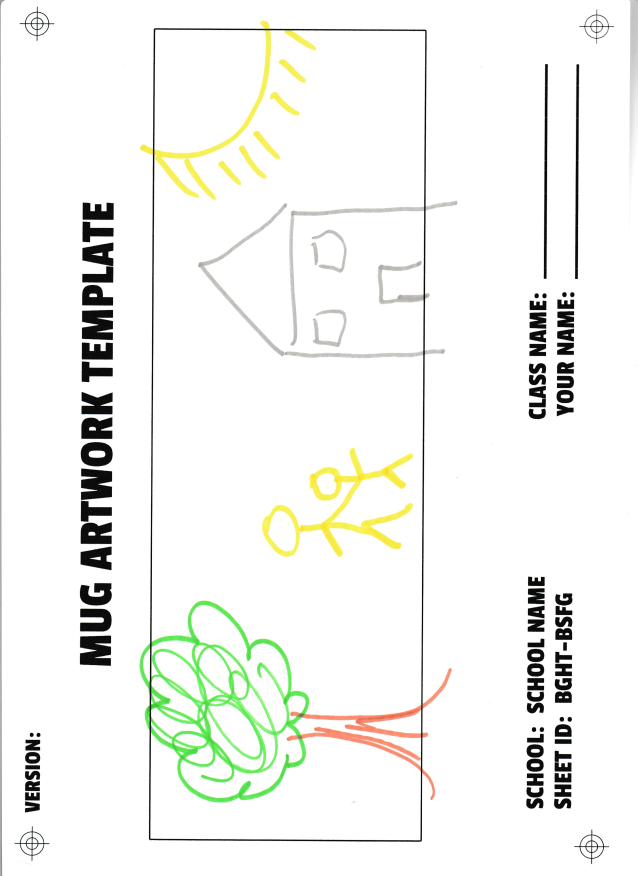
#> input picture prerp_for_print/2.jpeg, 2550 x 3504 px, found by its file name (shown at 1/4 size)
$ python balance.py   (older library calls are emulated)
#> lines starting #> are read from the running program, lines starting #| are printed output that depends on the picture; after the words box and inside, x2 and y2 are one past the last pixel; in counts of white or black regions, pixels touching at a corner belong together; long printed decimals are rounded
# Document image orientation correction
# #This approach is based on text orientation

# #Assumption: Document image contains all text in same orientation

import cv2
import numpy as np

debug = True

#Display image
# [9 lines left out: function display, not called in this run]

#rotate the image with given theta value
def rotate(img, theta):
    rows, cols = img.shape[0], img.shape[1]
    image_center = (cols/2, rows/2)

    M = cv2.getRotationMatrix2D(image_center,theta,1)

    abs_cos = abs(M[0,0])
    abs_sin = abs(M[0,1])

    bound_w = int(rows * abs_sin + cols * abs_cos)
    bound_h = int(rows * abs_cos + cols * abs_sin)

    M[0, 2] += bound_w/2 - image_center[0]
    M[1, 2] += bound_h/2 - image_center[1]

    # rotate orignal image to show transformation
    rotated = cv2.warpAffine(img,M,(bound_w,bound_h),borderValue=(255,255,255))
    return rotated


def slope(x1, y1, x2, y2):
    if x1 == x2:
        return 0
    slope = (y2-y1)/(x2-x1)
    theta = np.rad2deg(np.arctan(slope))
    return theta


def main(filePath):
#> called with filePath = '2.jpeg'
    img = cv2.imread(filePath)
#> img is the input picture: shape (3504, 2550, 3); mean B, G, R 240.1, 243.9, 242.7
    textImg = img.copy()

    small = cv2.cvtColor(textImg, cv2.COLOR_BGR2GRAY)
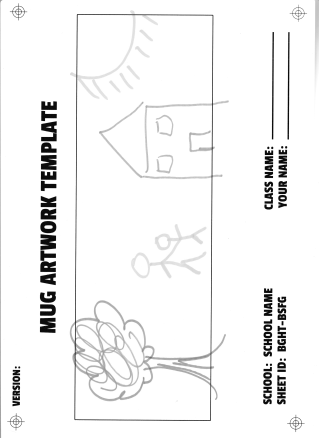
#> small: shape (3504, 2550) (shown at 1/8 size); min 0, max 255, mean 243.1

    #find the gradient map
    kernel = cv2.getStructuringElement(cv2.MORPH_ELLIPSE, (3, 3))
    grad = cv2.morphologyEx(small, cv2.MORPH_GRADIENT, kernel)
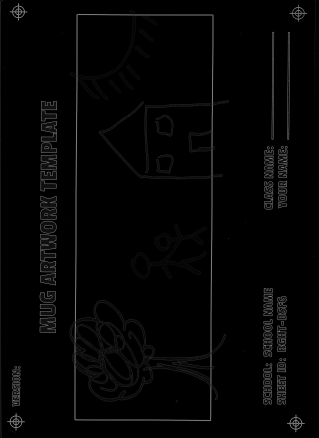
#> grad: shape (3504, 2550) (shown at 1/8 size); min 0, max 255, mean 4.2

    # display(grad)

    #Binarize the gradient image
    _, bw = cv2.threshold(grad, 0.0, 255.0, cv2.THRESH_BINARY | cv2.THRESH_OTSU)
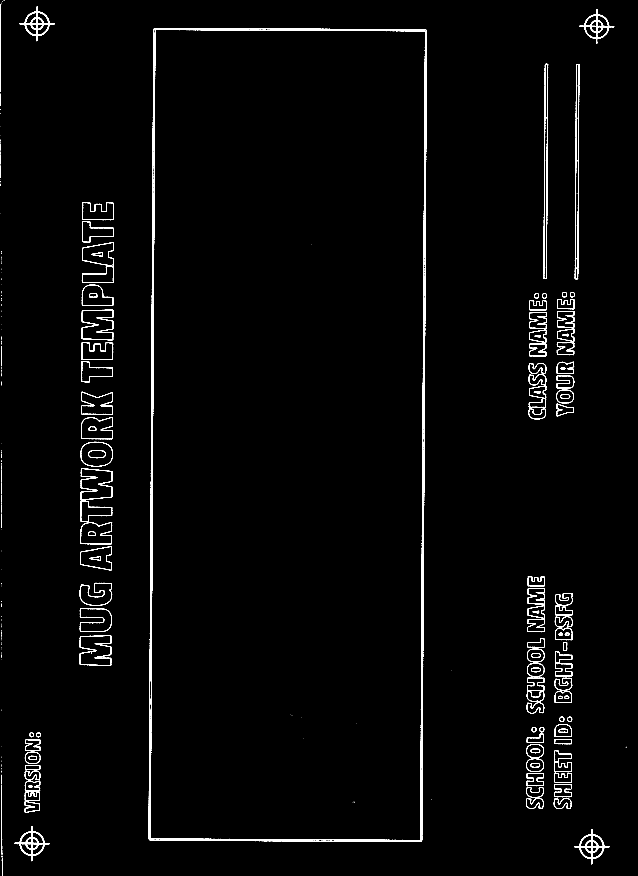
#> bw: shape (3504, 2550) (shown at 1/4 size); 1.4% white in thin lines or dots
    # display(bw)

    #connect horizontally oriented regions
    #kernal value (9,1) can be changed to improved the text detection
    kernel = cv2.getStructuringElement(cv2.MORPH_RECT, (9, 1))
    connected = cv2.morphologyEx(bw, cv2.MORPH_CLOSE, kernel)
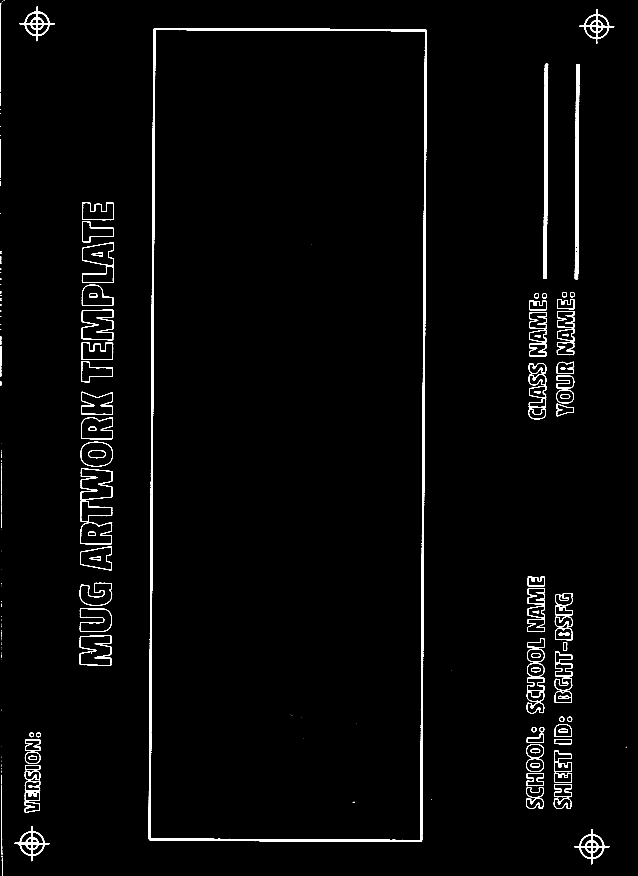
#> connected: shape (3504, 2550) (shown at 1/4 size); 1.8% white; 246 white regions (105 under 20 px)
    # display(connected)

    # using RETR_EXTERNAL instead of RETR_CCOMP
    # _ , contours, hierarchy = cv2.findContours(connected.copy(), cv2.RETR_EXTERNAL, cv2.CHAIN_APPROX_NONE)
    contours, hierarchy = cv2.findContours(connected.copy(), cv2.RETR_EXTERNAL, cv2.CHAIN_APPROX_NONE) #opencv >= 4.0
#> contours = 218 contours, 112 with area under 20; largest, box (x1, y1, x2, y2) and area: (594, 112, 1708, 3368) 3550267, (327, 969, 455, 1132) 14003, (318, 2541, 446, 2664) 13196, (326, 1239, 453, 1361) 13157, (323, 1873, 450, 2001) 12978


    mask = np.zeros(bw.shape, dtype=np.uint8)
    #display(mask)
    #cumulative theta value
    cummTheta = 0
    #number of detected text regions
    ct = 0
    for idx in range(len(contours)):
        x, y, w, h = cv2.boundingRect(contours[idx])
        mask[y:y+h, x:x+w] = 0
        #fill the contour
        cv2.drawContours(mask, contours, idx, (255, 255, 255), -1)
        #display(mask)
        #ratio of non-zero pixels in the filled region
        r = float(cv2.countNonZero(mask[y:y+h, x:x+w])) / (w * h)

        #assume at least 45% of the area is filled if it contains text
        if r > 0.45 and w > 8 and h > 8:
            #cv2.rectangle(textImg, (x1, y), (x+w-1, y+h-1), (0, 255, 0), 2)

            rect = cv2.minAreaRect(contours[idx])
            box = cv2.boxPoints(rect)
            box = np.int0(box)
            cv2.drawContours(textImg,[box],0,(0,0,255),2)

            #we can filter theta as outlier based on other theta values
            #this will help in excluding the rare text region with different orientation from ususla value
            theta = slope(box[0][0], box[0][1], box[1][0], box[1][1])
            cummTheta += theta
            ct +=1
#> this loop made 218 passes
#> (x, y, w, h, r, rect, box) on passes 5, 7, 8: (99, 3205, 61, 46, 0.736, ((129, 3227.5), (45, 60), -90), [[159, 3250], [99, 3250], [99, 3205], [159, 3205]]), (2215, 3192, 71, 44, 0.766, ((2250, 3213.5), (70.32, 42.51), -1.51), [[2215, 3235], [2214, 3193], [2284, 3191], [2285, 3233]]), (2104, 3192, 71, 44, 0.761, ((2139, 3213.5), (70.06, 42.1), -2.86), [[2105, 3236], [2102, 3194], [2172, 3190], [2175, 3232]])
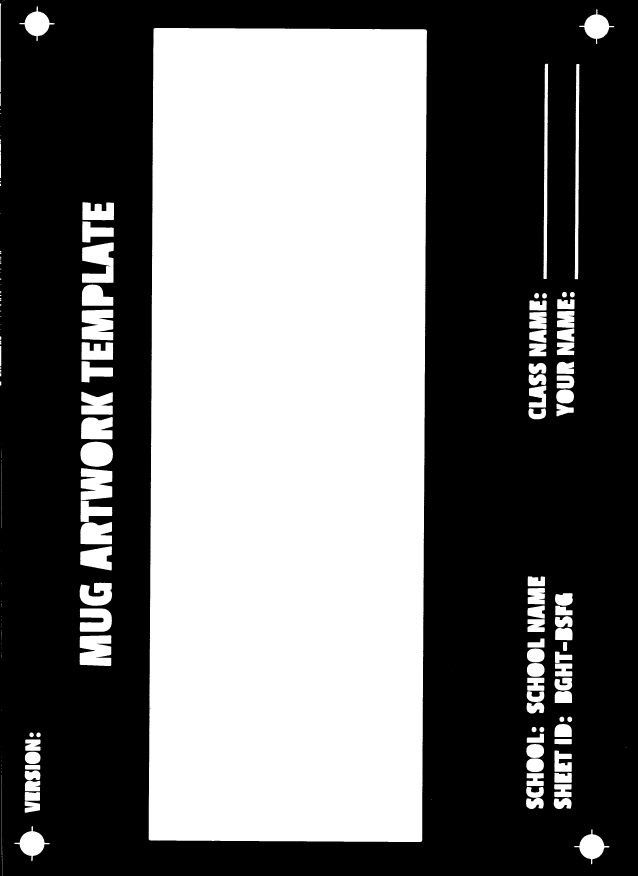
#> mask: shape (3504, 2550) (shown at 1/4 size); 43.9% white; 218 white regions (96 under 20 px), largest, box (x1, y1, x2, y2) and area: (594, 112, 1708, 3368) 3554607, (327, 970, 455, 1132) 14386, (318, 2541, 446, 2664) 13588
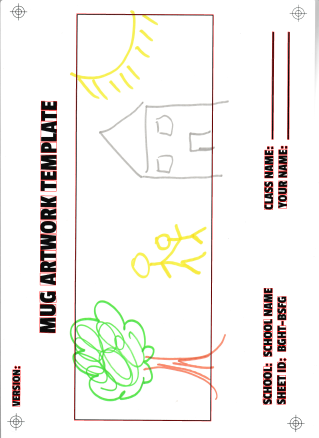
#> textImg: shape (3504, 2550, 3) (shown at 1/8 size); mean B, G, R 237.6, 241.3, 243
            #print("Theta", theta)

    #find the average of all cumulative theta value
    orientation = cummTheta/ct
    print("Image orientation in degress: ", orientation)
#| Image orientation in degress:  11.633
    finalImage = rotate(img, orientation)
#> in rotate, `rotated = cv2.warpAffine(img,M,(bound_w,bound_h),borderValue=(255,255,..`:
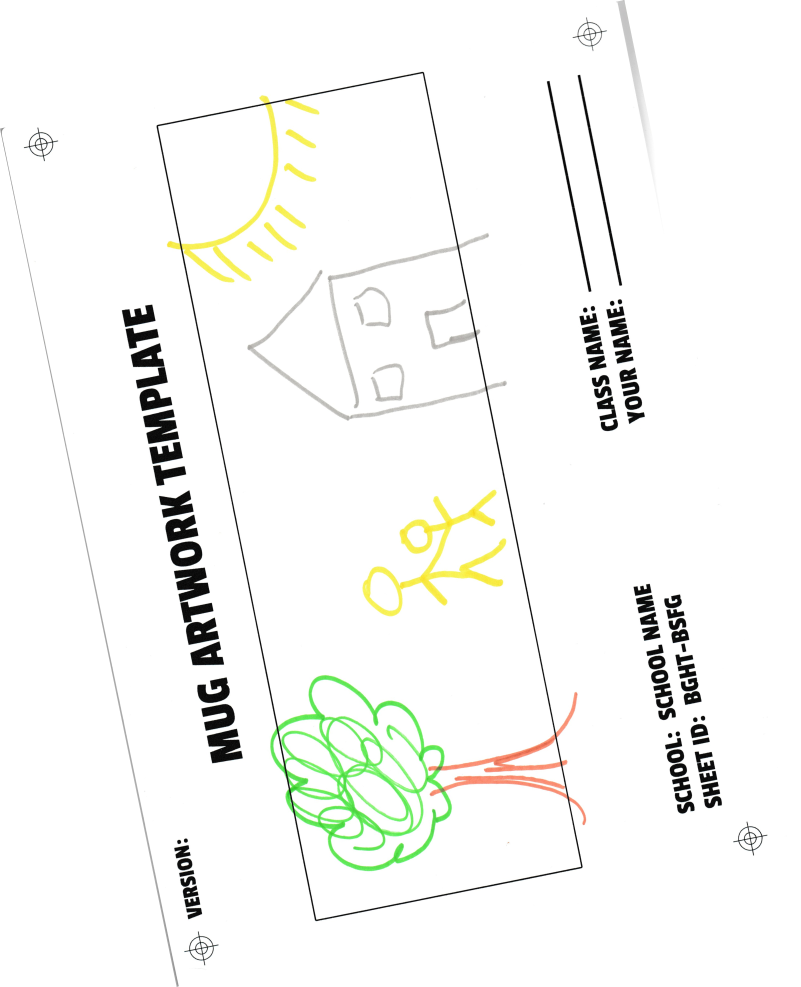
#> rotated: shape (3946, 3204, 3) (shown at 1/4 size); mean B, G, R 244.5, 247.1, 246.3
    # display(textImg, "Detectd Text minimum bounding box")
    # display(finalImage, "Deskewed Image")
    cv2.imwrite('samp_balanced.jpg', finalImage)


if __name__ == "__main__":
    filePath = '2.jpeg'
    main(filePath)

$ run again, with prerp_for_print/1.jpeg copied over prerp_for_print/2.jpeg
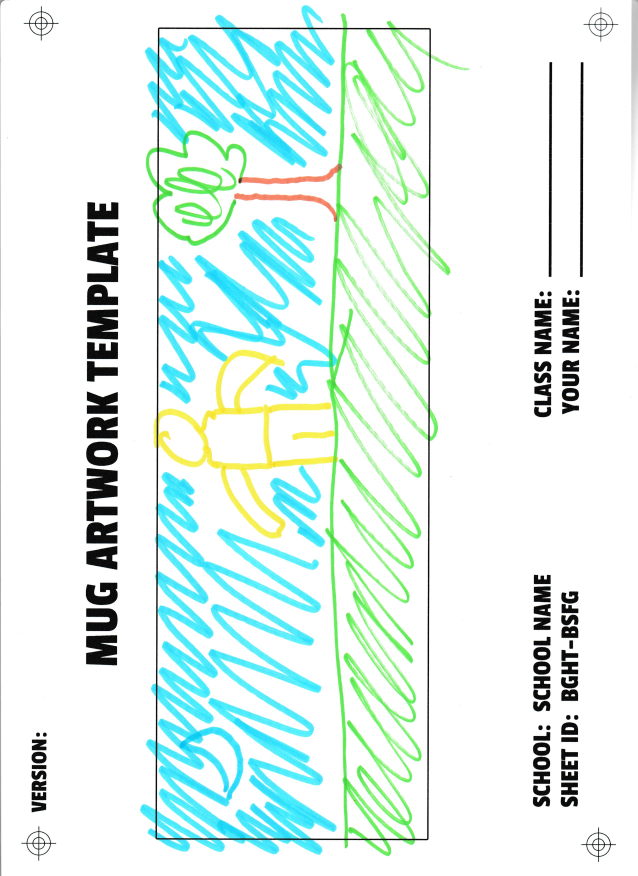
#> input picture prerp_for_print/1.jpeg, 2550 x 3504 px, found by its file name (shown at 1/4 size)
#> in main, img is the input picture: shape (3504, 2550, 3); mean B, G, R 237.8, 242.3, 225.4
#> in main, `_, bw = cv2.threshold(grad, 0.0, 255.0, cv2.THRESH_BINARY | cv2.THRESH..`:
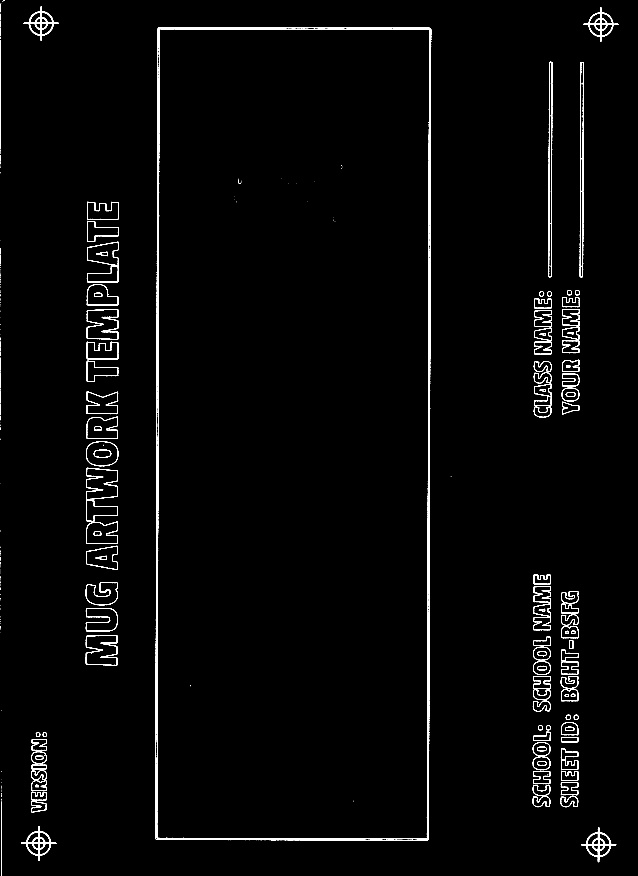
#> bw: shape (3504, 2550) (shown at 1/4 size); 1.4% white in thin lines or dots
#> connected: shape (3504, 2550); 1.8% white; 266 white regions (120 under 20 px)
#> contours = 220 contours, 108 with area under 20; largest, box (x1, y1, x2, y2) and area: (621, 109, 1725, 3363) 3552124, (347, 967, 474, 1130) 14030, (343, 2540, 470, 2662) 13128, (347, 1236, 473, 1359) 13119, (345, 1871, 472, 1999) 12970
#> the loop in main, `for idx in range(len(contours)):` made 220 passes
#> (x, y, w, h, r, rect, box) on passes 4, 7, 8: (125, 3204, 61, 46, 0.732, ((155, 3226.5), (45, 60), -90), [[185, 3249], [125, 3249], [125, 3204], [185, 3204]]), (2242, 3185, 71, 44, 0.759, ((2277, 3206.5), (70.4, 42.07), -2.79), [[2242, 3229], [2240, 3187], [2311, 3183], [2313, 3225]]), (2130, 3184, 71, 45, 0.753, ((2165.1, 3206), (70.34, 42.88), -2.66), [[2130, 3229], [2128, 3186], [2199, 3182], [2201, 3225]])
#| Image orientation in degress:  7.960
#> in rotate, `rotated = cv2.warpAffine(img,M,(bound_w,bound_h),borderValue=(255,255,..`:
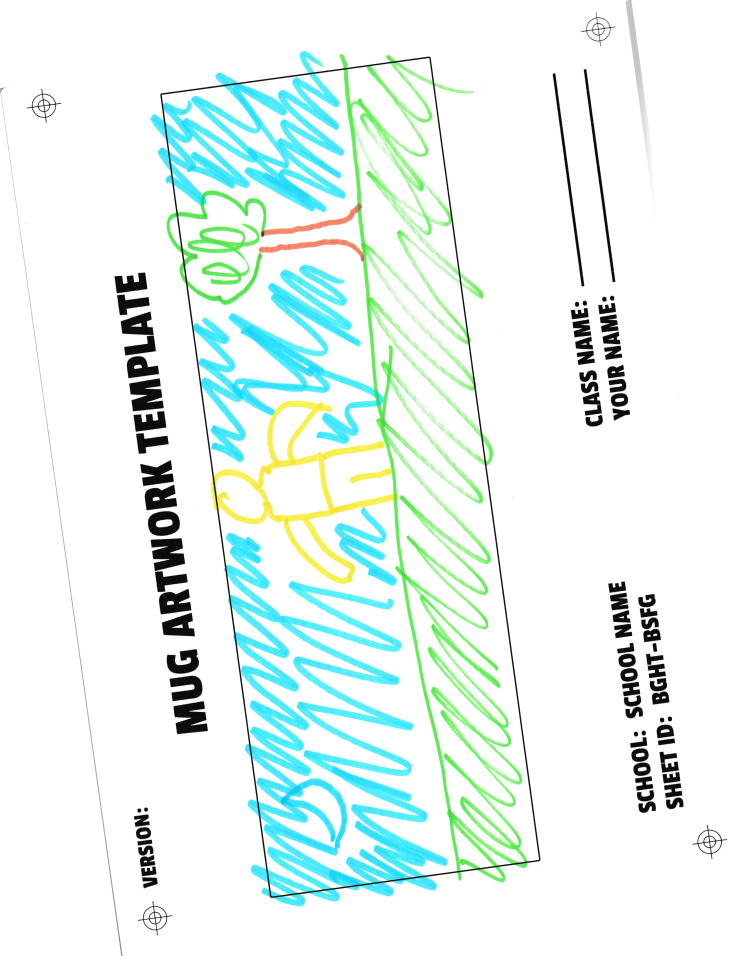
#> rotated: shape (3823, 3010, 3) (shown at 1/4 size); mean B, G, R 241.6, 245.2, 232

$ run again, with prerp_for_print/3.jpeg copied over prerp_for_print/2.jpeg
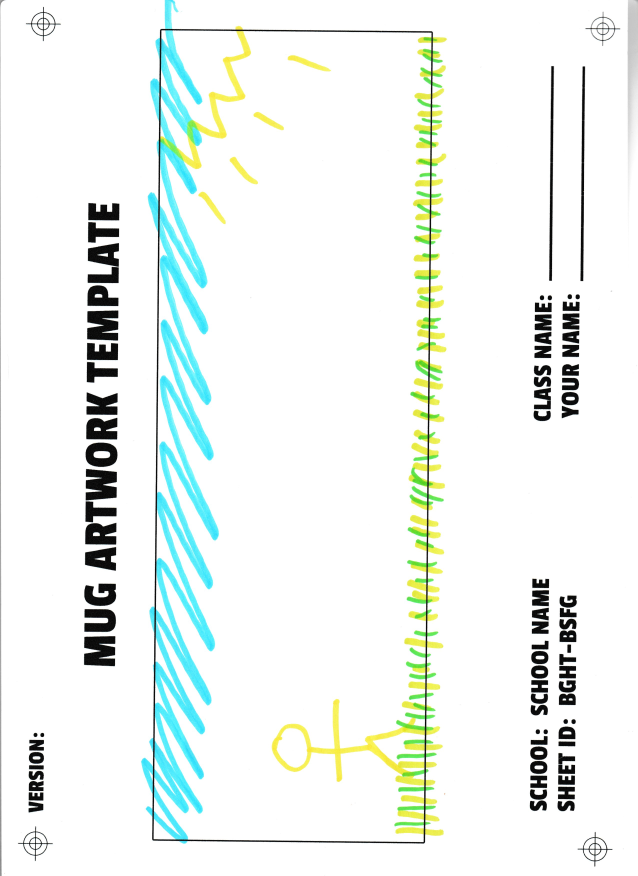
#> input picture prerp_for_print/3.jpeg, 2550 x 3504 px, found by its file name (shown at 1/4 size)
#> in main, img is the input picture: shape (3504, 2550, 3); mean B, G, R 240.3, 244.1, 238
#> in main, `_, bw = cv2.threshold(grad, 0.0, 255.0, cv2.THRESH_BINARY | cv2.THRESH..`:
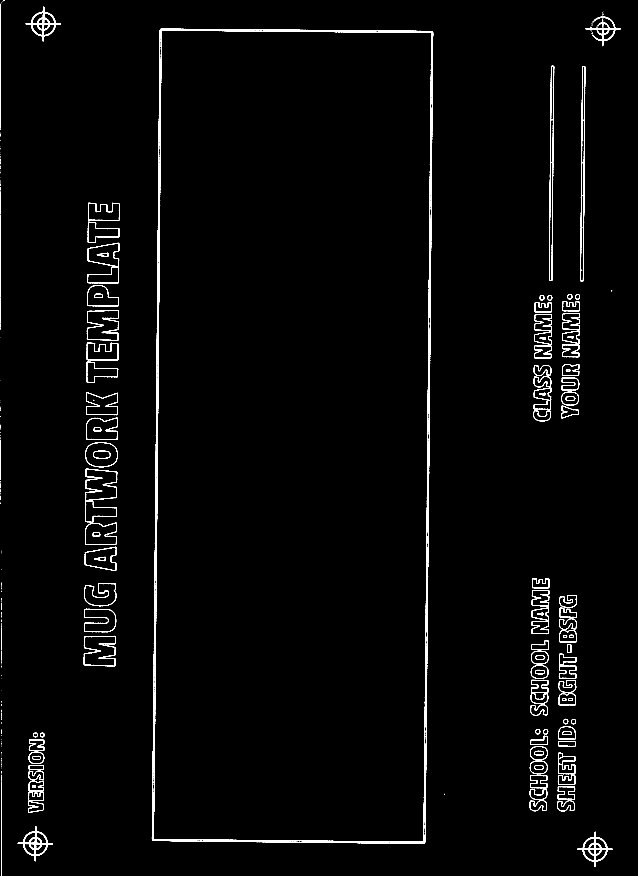
#> bw: shape (3504, 2550) (shown at 1/4 size); 1.4% white in thin lines or dots
#> connected: shape (3504, 2550); 1.9% white; 236 white regions (80 under 20 px)
#> contours = 216 contours, 95 with area under 20; largest, box (x1, y1, x2, y2) and area: (607, 114, 1733, 3376) 3550686, (349, 971, 477, 1134) 14038, (335, 2543, 462, 2666) 13173, (347, 1241, 475, 1363) 13130, (341, 1875, 469, 2003) 13014
#> the loop in main, `for idx in range(len(contours)):` made 216 passes
#> (x, y, w, h, r, rect, box) on passes 3 to 5: (113, 3205, 62, 46, 0.721, ((143.5, 3227.5), (45, 61), -90), [[174, 3250], [113, 3250], [113, 3205], [174, 3205]]), (2229, 3202, 71, 44, 0.776, ((2264, 3223.5), (70.24, 42.58), -1.55), [[2229, 3245], [2228, 3203], [2298, 3201], [2299, 3243]]), (2118, 3201, 70, 44, 0.776, ((2152.6, 3222.5), (69.51, 42.05), -2.86), [[2118, 3245], [2116, 3203], [2186, 3199], [2188, 3241]])
#| Image orientation in degress:  8.231
#> in rotate, `rotated = cv2.warpAffine(img,M,(bound_w,bound_h),borderValue=(255,255,..`:
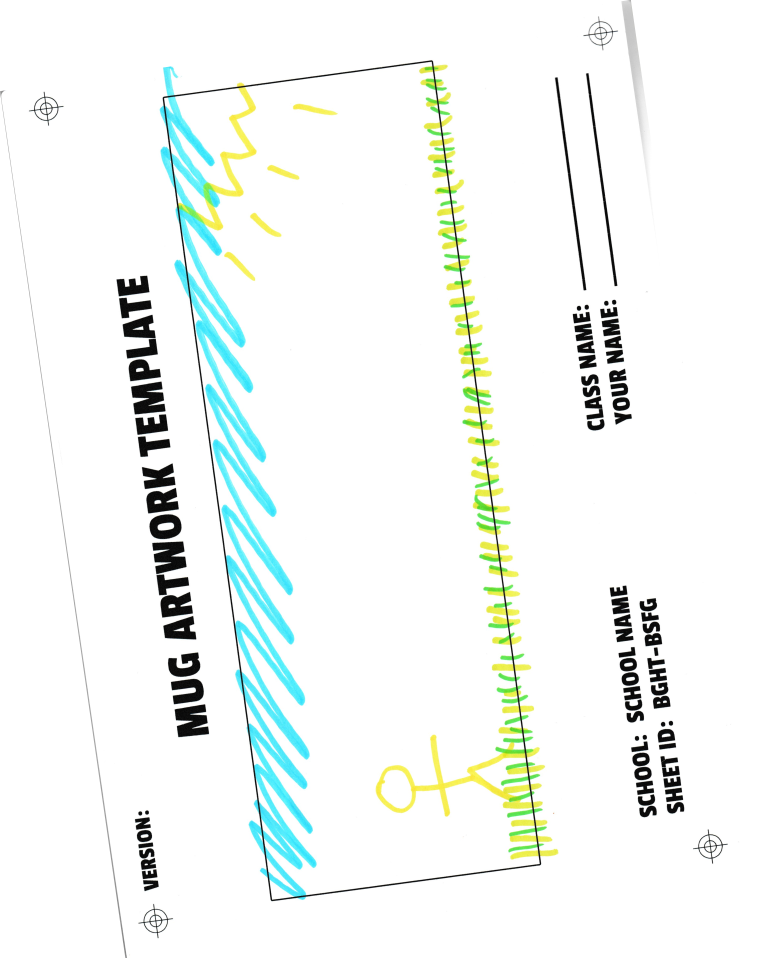
#> rotated: shape (3832, 3025, 3) (shown at 1/4 size); mean B, G, R 243.7, 246.6, 241.9
